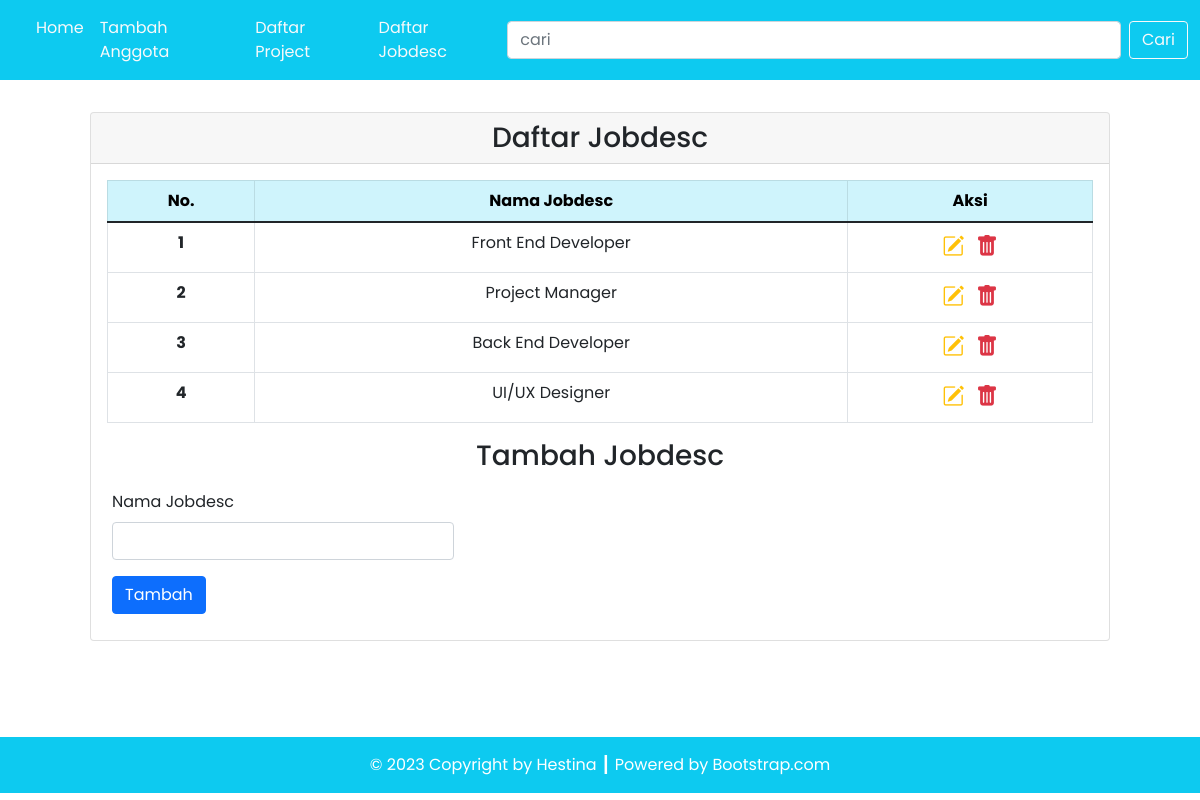
Screenshot of /source_code/jobdesc.php with the database file from the repository.
### tables this page shows
CREATE TABLE `jobdesc` (
  `id_jobdesc` int(11) NOT NULL,
  `nama_jobdesc` varchar(50) NOT NULL
);

### source_code/config/db.php (called while the page is built)
<?php
$DB_HOST = "localhost";
$DB_USERNAME = "root";
$DB_PASSWORD = "";
$DB_NAME = "db_teamproject";
?>

### source_code/classes/DB.php (called while the page is built, shortened)
<?php
class DB
{
    private $hostname;
    private $username;
    private $password;
    private $dbname;
    private $conn;
    private $result;
    function __construct($hostname, $username, $password, $dbname)
    {
        $this->hostname = $hostname;
        $this->username = $username;
        $this->password = $password;
        $this->dbname = $dbname;
    }
    function open()
    {
        $this->conn = mysqli_connect($this->hostname, $this->username, $this->password, $this->dbname);
    }
    function execute($query)
    {
        $this->result = mysqli_query($this->conn, $query);
    }
    function getResult()
    {
        return mysqli_fetch_array($this->result);
    }
}

### source_code/classes/Jobdesc.php (called while the page is built, shortened)
<?php
class Jobdesc extends DB
{
    function getJobdesc()
    {
        $query = "SELECT * FROM jobdesc";
        $result = $this->execute($query);
        return array();
    }
}

### source_code/jobdesc.php (the view, shortened to what this page needs)
<?php
include('config/db.php');
include('classes/DB.php');
include('classes/Jobdesc.php');
$jobdesc = new Jobdesc($DB_HOST, $DB_USERNAME, $DB_PASSWORD, $DB_NAME);
$jobdesc->open();
$jobdesc->getJobdesc();
$header = '<tr>
<th scope="row">No.</th>
<th scope="row">Nama Jobdesc</th>
<th scope="row">Aksi</th>
</tr>';
$data = null;
$no = 1;
while ($div = $jobdesc->getResult()) {
    $data .= '<tr>
    <th scope="row">' . $no . '</th>
    <td>' . $div['nama_jobdesc'] . '</td>
    <td style="font-size: 22px;">
        <a href="jobdesc.php?id=' . $div['id_jobdesc'] . '" title="Edit Data"><i class="bi bi-pencil-square text-warning"></i></a>&nbsp;
        <a href="jobdesc.php?hapus=' . $div['id_jobdesc'] . '" title="Delete Data"><i class="bi bi-trash-fill text-danger"></i></a>
        </td>
    </tr>';
    $no++;
}

### rows the page displays
jobdesc: nama_jobdesc "Front End Developer"
jobdesc: nama_jobdesc "Project Manager"
jobdesc: nama_jobdesc "Back End Developer"
jobdesc: nama_jobdesc "UI/UX Designer"
